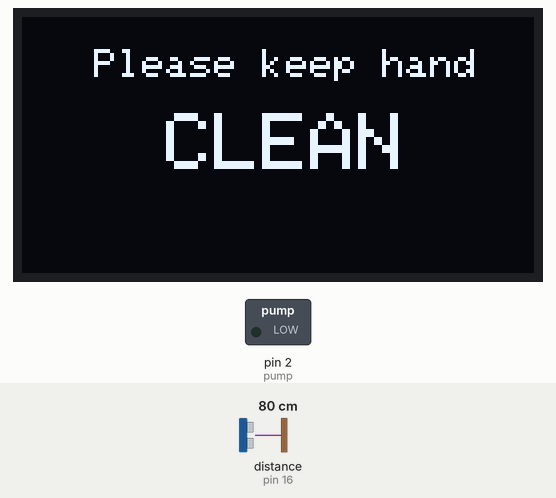
Recording of a sketch running on a simulated Arduino Uno, built with avr-gcc and run on an emulated ATmega328P. Parts: 128×64 one-colour display, switched loads named in the sketch (green lamp = pin HIGH). Wiring (inferred from the names in the program): ultrasonic range finder: trigger pin 17; echo pin 16. Inputs (shaded band) come from the test bench; at power-on: distance to the obstacle (sensor on pin 16) 80 cm. The echo pulse lasts 58.3 µs per cm; storage starts empty; the audio player accepts every command and is not drawn; pins used as bus, display or sensor lines are not drawn; what the sketch prints to the serial monitor is not drawn.

Above: at 2.3 s.
2.4 s: distance to the obstacle (sensor on pin 16) set to 17 cm
4.1 s: distance to the obstacle (sensor on pin 16) set to 13 cm
At 5.0 s:
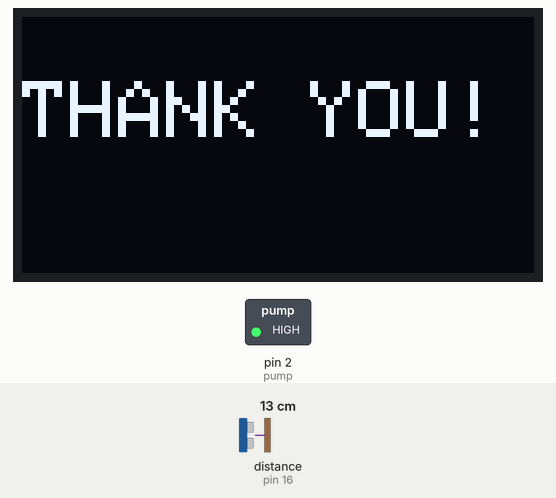
At 6.8 s:
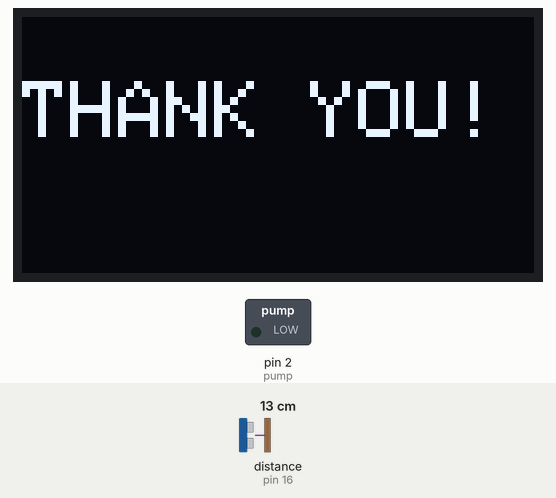
Timing chart, 0 to 8.3 s (numbered marks = the images above; inputs shaded):
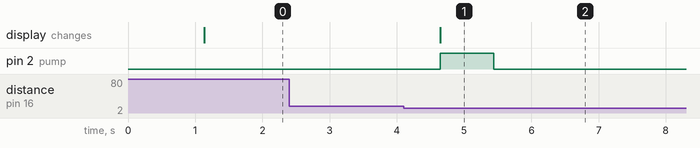

Measured:
- the behaviour switches between 15 and 14 cm on distance to the obstacle (sensor on pin 16) (found by bisection; images 0 and 1)
- after the input at 2.4 s, every drawn part: stays the same
- after the input at 4.1 s, pin 2 (pump): LOW → HIGH after 0.54 s, → LOW 0.80 s later; the display: changes after 0.54 s (image 1)

The sketch:

Arduino_alcohol_dispenser_automatic.ino
```cpp
#include <SD.h>
#define SD_ChipSelectPin 10
#include <TMRpcm.h>
#include "SSD1306Ascii.h"
#include "SSD1306AsciiAvrI2c.h"
#define I2C_ADDRESS 0x3C  // 0X3C+SA0 - 0x3C or 0x3D
#define RST_PIN -1  // Define proper RST_PIN if required.
SSD1306AsciiAvrI2c oled;

TMRpcm tmrpcm;            // create an object for music player

const int trigPin = 17;  //ultrasonic
const int echoPin = 16;  //ultrasonic
long duration;
int distance;
int step1_judge = 0;
#define pump 2

void setup(){
  //--------------------------------------- oled
  #if RST_PIN >= 0
    oled.begin(&Adafruit128x64, I2C_ADDRESS, RST_PIN);
  #else // RST_PIN >= 0
    oled.begin(&Adafruit128x64, I2C_ADDRESS);
  #endif // RST_PIN >= 0
  // Call oled.setI2cClock(frequency) to change from the default frequency.
    oled.setFont(Adafruit5x7);
  //-------------------------------------- oled

  tmrpcm.speakerPin = 9; //pin 9 for output audio
  Serial.begin(9600);
  if (!SD.begin(SD_ChipSelectPin)) {  // see if the card is present and can be initialized:
    Serial.println("SD fail");
    oled.clear();
    oled.set1X();
    oled.println("SD card fail");
    return;   // don't do anything more if not
  }
  else{
    Serial.println("SD ok");
    oled.clear();
    oled.println("SD card ok");
  }
  delay(1000);
  tmrpcm.volume(1);  //set volume for audio
  oled_print();

  pinMode(trigPin, OUTPUT); // Sets the trigPin as an Output
  pinMode(echoPin, INPUT); // Sets the echoPin as an Input
  pinMode(pump, OUTPUT); // for pump
}

void loop(){
  //------------reading distance
  // Sets the trigPin on HIGH state for 10 micro seconds
  digitalWrite(trigPin, HIGH);
  delayMicroseconds(10);
  digitalWrite(trigPin, LOW);
  // Reads the echoPin, returns the sound wave travel time in microseconds
  duration = pulseIn(echoPin, HIGH, 23529); //23529us for timeout 4.0m

  // Calculating the distance
  distance= duration*0.034/2;

  //speak_out(temp);
  Serial.print("distance is ");
  Serial.println(distance);
  if ((distance<14)&&(distance>0)) step1_judge++;
  else step1_judge=0;

  if (step1_judge>1){
    step1_judge=0;
    oled.clear();
    oled.set2X();
    oled.println("");
    oled.println("THANK YOU!");

    tmrpcm.play("en.wav");
    digitalWrite(pump, HIGH);
    delay(800);
    digitalWrite(pump, LOW);
    delay(10000); //wait for welcome voice complete

  }
  delay(300);
  oled_print();
}

void oled_print(){
  oled.clear();
  oled.set1X();
  oled.println("");
  oled.println("   Please keep hand");
  oled.println("");
  oled.set2X();
  oled.println("   CLEAN");
}
```
